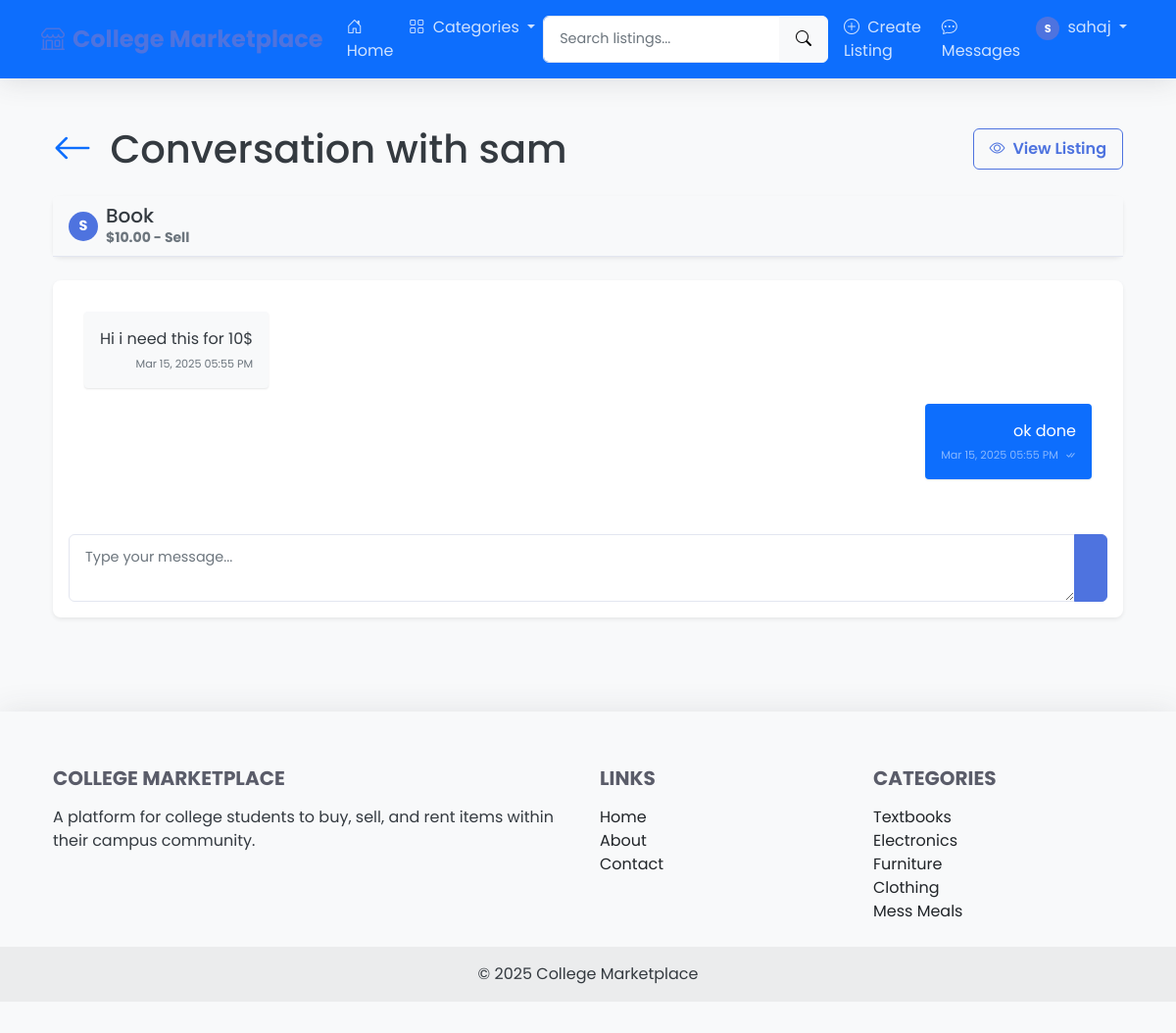
Page /conversation/2/1 (signed in) on the committed database.
### app.py (models this page shows, shortened)
class User(UserMixin, db.Model):
    id = db.Column(db.Integer, primary_key=True)
    email = db.Column(db.String(120), unique=True, nullable=False)
    username = db.Column(db.String(80), unique=True, nullable=False)
    password_hash = db.Column(db.String(128), nullable=False)
    date_joined = db.Column(db.DateTime, default=datetime.utcnow)
    listings = db.relationship('Listing', backref='seller', lazy=True)
    sent_messages = db.relationship('Message', foreign_keys='Message.sender_id', backref='sender', lazy='dynamic')
    received_messages = db.relationship('Message', foreign_keys='Message.recipient_id', backref='recipient', lazy='dynamic')
    def unread_message_count(self):
        return self.received_messages.filter_by(read=False).count()

class Listing(db.Model):
    id = db.Column(db.Integer, primary_key=True)
    title = db.Column(db.String(100), nullable=False)
    description = db.Column(db.Text, nullable=False)
    price = db.Column(db.Float, nullable=False)
    listing_type = db.Column(db.String(10), nullable=False)  # 'buy', 'sell', 'rent'
    image_filename = db.Column(db.String(100), nullable=True)
    date_posted = db.Column(db.DateTime, default=datetime.utcnow)
    is_active = db.Column(db.Boolean, default=True)
    user_id = db.Column(db.Integer, db.ForeignKey('user.id'), nullable=False)
    category_id = db.Column(db.Integer, db.ForeignKey('category.id'), nullable=False)
    messages = db.relationship('Message', backref='listing', lazy='dynamic', cascade='all, delete-orphan')

class Message(db.Model):
    id = db.Column(db.Integer, primary_key=True)
    content = db.Column(db.Text, nullable=False)
    timestamp = db.Column(db.DateTime, default=datetime.utcnow, nullable=False)
    read = db.Column(db.Boolean, default=False)
    sender_id = db.Column(db.Integer, db.ForeignKey('user.id'), nullable=False)
    recipient_id = db.Column(db.Integer, db.ForeignKey('user.id'), nullable=False)
    listing_id = db.Column(db.Integer, db.ForeignKey('listing.id'), nullable=False)

class Category(db.Model):
    id = db.Column(db.Integer, primary_key=True)
    name = db.Column(db.String(50), unique=True, nullable=False)
    listings = db.relationship('Listing', backref='category', lazy=True)

### app.py (the view)
@app.route('/conversation/<int:user_id>/<int:listing_id>')
@login_required
def conversation(user_id, listing_id):
    other_user = User.query.get_or_404(user_id)
    listing = Listing.query.get_or_404(listing_id)
    messages = Message.query.filter(
        ((Message.sender_id == current_user.id) & (Message.recipient_id == user_id)) |
        ((Message.sender_id == user_id) & (Message.recipient_id == current_user.id))
    ).filter(Message.listing_id == listing_id).order_by(Message.timestamp.asc()).all()
    unread_messages = Message.query.filter_by(
        sender_id=user_id,
        recipient_id=current_user.id,
        listing_id=listing_id,
        read=False
    ).all()
    for message in unread_messages:
        message.read = True
    db.session.commit()
    return render_template('conversation.html', messages=messages, other_user=other_user, listing=listing)

### app.py (called while the page is built)
@login_manager.user_loader
def load_user(user_id):
    return User.query.get(int(user_id))

@app.context_processor
def inject_categories():
    categories = Category.query.all()
    return dict(categories=categories)

### templates/conversation.html (shortened to what this page needs)
{% extends "base.html" %}
{% block content %}
<div class="container py-4">
    <div class="row">
        <div class="col-md-12">
            <div class="d-flex justify-content-between align-items-center mb-4">
                <h1 class="mb-0">
                    <a href="{{ url_for('messages') }}" class="text-decoration-none me-2">
                        <i class="bi bi-arrow-left"></i>
                    </a>
                    Conversation with {{ other_user.username }}
                </h1>
                <a href="{{ url_for('listing', listing_id=listing.id) }}" class="btn btn-outline-primary">
                    <i class="bi bi-eye me-1"></i> View Listing
                </a>
            </div>
            <div class="card shadow-sm mb-4">
                <div class="card-header bg-light">
                    <div class="d-flex align-items-center">
                        <div class="avatar me-2">{{ listing.seller.username[0]|upper }}</div>
                        <div>
                            <h5 class="mb-0">{{ listing.title }}</h5>
                            <div class="text-muted small">${{ "%.2f"|format(listing.price) }} - {{ listing.listing_type|capitalize }}</div>
                        </div>
                    </div>
                </div>
            </div>
            <div class="card shadow-sm">
                <div class="card-body">
                    <div class="message-container" style="max-height: 500px; overflow-y: auto;">
                        {% for message in messages %}
                            <div class="message mb-3 {% if message.sender_id == current_user.id %}text-end{% endif %}">
                                <div class="message-content d-inline-block p-3 rounded {% if message.sender_id == current_user.id %}bg-primary text-white{% else %}bg-light{% endif %}" style="max-width: 75%;">
                                    {{ message.content }}
                                    <div class="message-info small {% if message.sender_id == current_user.id %}text-white-50{% else %}text-muted{% endif %}">
                                        {{ message.timestamp.strftime('%b %d, %Y %I:%M %p') }}
                                        {% if message.sender_id == current_user.id %}
                                            {% if message.read %}
                                                <i class="bi bi-check-all ms-1" title="Read"></i>
                                            {% else %}
                                                <i class="bi bi-check ms-1" title="Sent"></i>
                                            {% endif %}
                                        {% endif %}
                                    </div>
                                </div>
                            </div>
                        {% endfor %}
                    </div>
                    <form action="{{ url_for('send_message', listing_id=listing.id, recipient_id=other_user.id) }}" method="POST" class="mt-4">
                        <div class="input-group">
                            <textarea class="form-control" name="content" placeholder="Type your message..." required></textarea>
                            <button class="btn btn-primary" type="submit">
                            </button>
                        </div>
                    </form>
                </div>
            </div>
        </div>
    </div>
</div>
{% endblock %}

### templates/base.html (shortened to what this page needs)
<!DOCTYPE html>
<html lang="en">
<head>
    <link href="https://cdn.jsdelivr.net/npm/bootstrap@5.1.0/dist/css/bootstrap.min.css" rel="stylesheet">
    <link rel="stylesheet" href="https://cdn.jsdelivr.net/npm/bootstrap-icons@1.5.0/font/bootstrap-icons.css">
    <link rel="stylesheet" href="{{ url_for('static', filename='css/style.css') }}">
</head>
<body>
    <nav class="navbar navbar-expand-lg navbar-dark bg-primary sticky-top">
        <div class="container">
            <a class="navbar-brand" href="{{ url_for('home') }}">
                <i class="bi bi-shop me-2"></i>College Marketplace
            </a>
            <div class="collapse navbar-collapse" id="navbarNav">
                <ul class="navbar-nav me-auto">
                    <li class="nav-item">
                        <a class="nav-link" href="{{ url_for('home') }}">
                            <i class="bi bi-house-door me-1"></i> Home
                        </a>
                    </li>
                    <li class="nav-item dropdown">
                        <a class="nav-link dropdown-toggle" href="#" id="categoriesDropdown" role="button" data-bs-toggle="dropdown" aria-expanded="false">
                            <i class="bi bi-grid me-1"></i> Categories
                        </a>
                    </li>
                </ul>
                <form class="d-flex me-2" action="{{ url_for('search') }}" method="get">
                    <div class="input-group">
                        <input class="form-control" type="search" name="query" placeholder="Search listings..." aria-label="Search">
                        <button class="btn btn-light" type="submit"><i class="bi bi-search"></i></button>
                    </div>
                </form>
                <ul class="navbar-nav">
                    {% if current_user.is_authenticated %}
                        <li class="nav-item">
                            <a class="nav-link" href="{{ url_for('create_listing') }}">
                                <i class="bi bi-plus-circle me-1"></i> Create Listing
                            </a>
                        </li>
                        <li class="nav-item">
                            <a class="nav-link" href="{{ url_for('messages') }}">
                                <i class="bi bi-chat-dots me-1"></i> Messages
                            </a>
                        </li>
                        <li class="nav-item dropdown">
                            <a class="nav-link dropdown-toggle" href="#" id="userDropdown" role="button" data-bs-toggle="dropdown" aria-expanded="false">
                                <div class="avatar d-inline-flex me-1" style="width: 24px; height: 24px; font-size: 0.7rem;">{{ current_user.username[0]|upper }}</div>
                                {{ current_user.username }}
                            </a>
                        </li>
                    {% endif %}
                </ul>
            </div>
        </div>
    </nav>
    <div class="container mt-4">
        {% block content %}{% endblock %}
    </div>
    <footer class="bg-light text-center text-lg-start mt-5">
        <div class="container p-4">
            <div class="row">
                <div class="col-lg-6 col-md-12 mb-4 mb-md-0">
                    <h5 class="text-uppercase">College Marketplace</h5>
                    <p>
                        A platform for college students to buy, sell, and rent items within their campus community.
                    </p>
                </div>
                <div class="col-lg-3 col-md-6 mb-4 mb-md-0">
                    <h5 class="text-uppercase">Links</h5>
                    <ul class="list-unstyled mb-0">
                        <li><a href="{{ url_for('home') }}" class="text-dark">Home</a></li>
                        <li><a href="#" class="text-dark">About</a></li>
                        <li><a href="#" class="text-dark">Contact</a></li>
                    </ul>
                </div>
                <div class="col-lg-3 col-md-6 mb-4 mb-md-0">
                    <h5 class="text-uppercase">Categories</h5>
                    <ul class="list-unstyled mb-0">
                        {% for category in categories[:5] %}
                            <li><a href="{{ url_for('category', category_id=category.id) }}" class="text-dark">{{ category.name }}</a></li>
                        {% endfor %}
                    </ul>
                </div>
            </div>
        </div>
        <div class="text-center p-3" style="background-color: rgba(0, 0, 0, 0.05);">
            © 2025 College Marketplace
        </div>
    </footer>
</body>
</html>

### static/css/style.css (style rules this page uses)
.avatar { width: 36px; height: 36px; border-radius: 50%; background-color: var(--primary-color); color: white; display: flex; align-items: center; justify-content: center; font-weight: 600; }
.message-container { padding: 1rem; }
.message-content { position: relative; word-break: break-word; box-shadow: 0 1px 2px rgba(0,0,0,0.1); }
.message-info { font-size: 0.7rem; margin-top: 0.3rem; text-align: right; }
body { min-height: 100vh; display: flex; flex-direction: column; font-family: 'Poppins', -apple-system, BlinkMacSystemFont, 'Segoe UI', Roboto, Oxygen, Ubuntu, Cantarell, 'Open Sans', 'Helvetica Neue', sans-serif; background-color: #f8f9fa; color: #343a40; }
footer { margin-top: auto; }
:root { --primary-color: #4e73df; --secondary-color: #6c757d; --success-color: #1cc88a; --info-color: #36b9cc; --warning-color: #f6c23e; --danger-color: #e74a3b; --light-color: #f8f9fa; --dark-color: #5a5c69; }
.navbar { box-shadow: 0 0.15rem 1.75rem 0 rgba(58, 59, 69, 0.15); }
.navbar-brand { font-weight: 700; font-size: 1.5rem; color: var(--primary-color) !important; }
.navbar-dark .navbar-nav .nav-link { color: rgba(255, 255, 255, 0.8); }
.card { border: none; border-radius: 0.5rem; box-shadow: 0 0.15rem 1.75rem 0 rgba(58, 59, 69, 0.1); transition: transform 0.3s ease, box-shadow 0.3s ease; margin-bottom: 1.5rem; }
.card-header { background-color: #fff; border-bottom: 1px solid #e3e6f0; font-weight: 700; }
.form-control, .form-select { border-radius: 0.375rem; border: 1px solid #e3e6f0; padding: 0.75rem 1rem; font-size: 0.9rem; transition: border-color 0.15s ease-in-out, box-shadow 0.15s ease-in-out; }
.btn { border-radius: 0.375rem; padding: 0.5rem 1rem; font-weight: 600; transition: all 0.2s ease; }
.btn-primary { background-color: var(--primary-color); border-color: var(--primary-color); }
.btn-outline-primary { color: var(--primary-color); border-color: var(--primary-color); }
.avatar { width: 30px; height: 30px; border-radius: 50%; background-color: var(--primary-color); color: #fff; display: flex; align-items: center; justify-content: center; font-weight: bold; margin-right: 8px; font-size: 0.9rem; }
footer { background-color: #fff; box-shadow: 0 -0.15rem 1.75rem 0 rgba(58, 59, 69, 0.1); padding: 2rem 0; }
footer h5 { font-weight: 700; margin-bottom: 1rem; color: var(--dark-color); }
footer a { color: var(--primary-color); text-decoration: none; }

### rows in the picture
User: username "S", username "sahaj", seller "S"
User: username "sam"
Listing: title "Book", price "10.00", listing_type "Sell"
Message: content "Hi i need this for 10$", timestamp "Mar 15, 2025 05:55 PM"
Message: content "ok done", timestamp "Mar 15, 2025 05:55 PM", read True (drawn)
Category: name "Textbooks"
Category: name "Electronics"
Category: name "Furniture"
Category: name "Clothing"
Category: name "Mess Meals"
